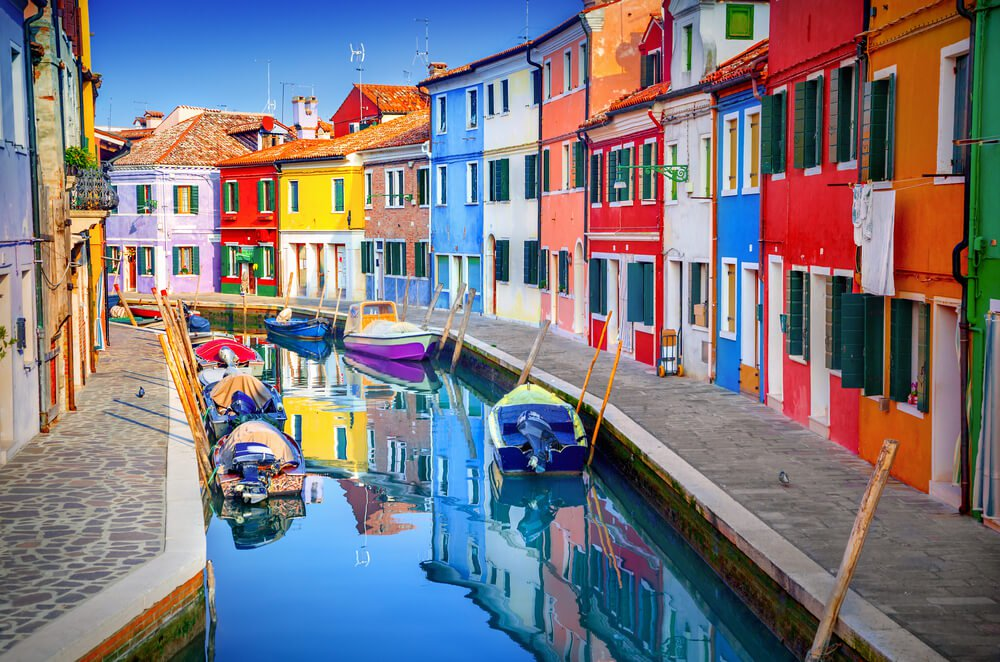
#> input picture colorpic.jpg, 1000 x 662 px, given in place of the camera
$ python object_detect_tracklivevideo.py
#> lines starting #> are read from the running program, lines starting #| are printed output that depends on the picture; after the words box and inside, x2 and y2 are one past the last pixel; in counts of white or black regions, pixels touching at a corner belong together
import cv2
import numpy as np
def nothing(x):
    pass
cap = cv2.VideoCapture(0);
cv2.namedWindow("Tracking")
cv2.createTrackbar("LowerHue", "Tracking" , 0 , 255 , nothing)
#> slider 'LowerHue' is set to 51
cv2.createTrackbar("Lowersat","Tracking", 0 , 255 ,nothing)
#> slider 'Lowersat' is set to 51
cv2.createTrackbar("Lowervalue", "Tracking", 0 , 255 , nothing)
#> slider 'Lowervalue' is set to 51
cv2.createTrackbar("upperHue","Tracking", 255 , 255 , nothing)
cv2.createTrackbar("upperrsat", "Tracking", 255 , 255 , nothing)
cv2.createTrackbar("uppervalue", "Tracking", 255, 255, nothing)
while True:
    #frame = cv2.imread("smarties.png")
    #open video
    _,frame = cap.read()
#> frame is the input picture: shape (662, 1000, 3); mean B, G, R 127.2, 120.1, 124.8
    #convert image from BGR to HSV
    hsv = cv2.cvtColor(frame,cv2.COLOR_BGR2HSV)
#> hsv: shape (662, 1000, 3); mean H, S, V 79.1, 119.9, 163.6
    #Get trackbar position
    l_h = cv2.getTrackbarPos("LowerHue", "Tracking")
    l_s = cv2.getTrackbarPos("Lowersat", "Tracking")
    l_v = cv2.getTrackbarPos("Lowervalue","Tracking")

    u_h = cv2.getTrackbarPos("upperHue", "Tracking")
    u_s = cv2.getTrackbarPos("upperrsat", "Tracking")
    u_v = cv2.getTrackbarPos("uppervalue", "Tracking")

    # find the lower blue color value
    l_b = np.array((l_h,l_s,l_v))
    u_b = np.array((u_h,u_s,u_v))
    #image threshold
    mask = cv2.inRange(hsv,l_b,u_b)
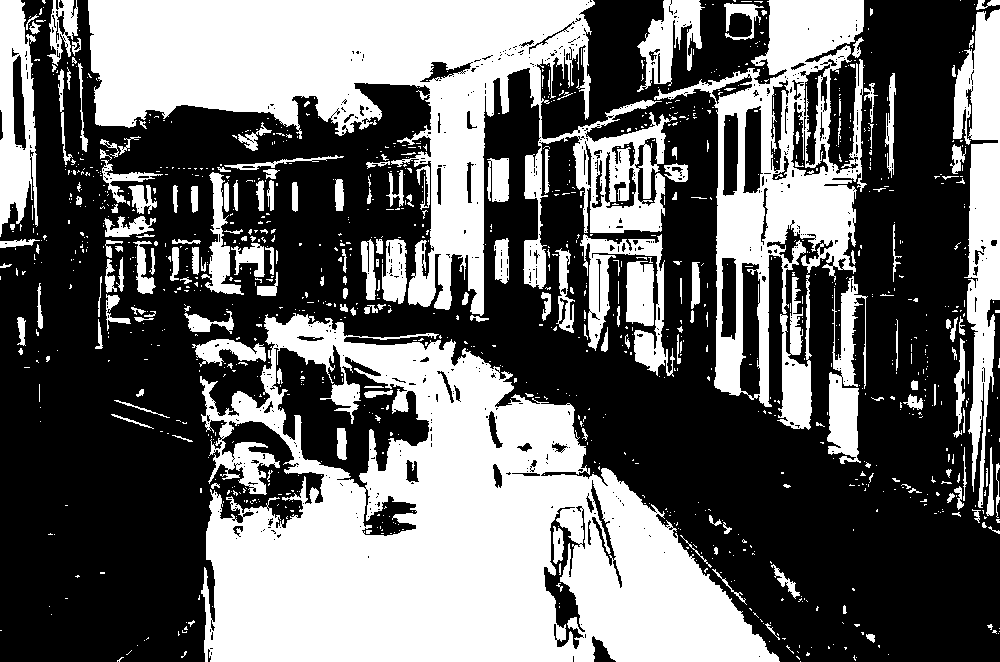
#> mask: shape (662, 1000); 41.3% white; 1164 white regions (970 under 20 px), largest, box (x1, y1, x2, y2) and area: (200, 313, 780, 662) 111443, (88, 0, 677, 316) 70266, (654, 0, 867, 407) 27921

    res = cv2. bitwise_and(frame,frame,mask=mask)
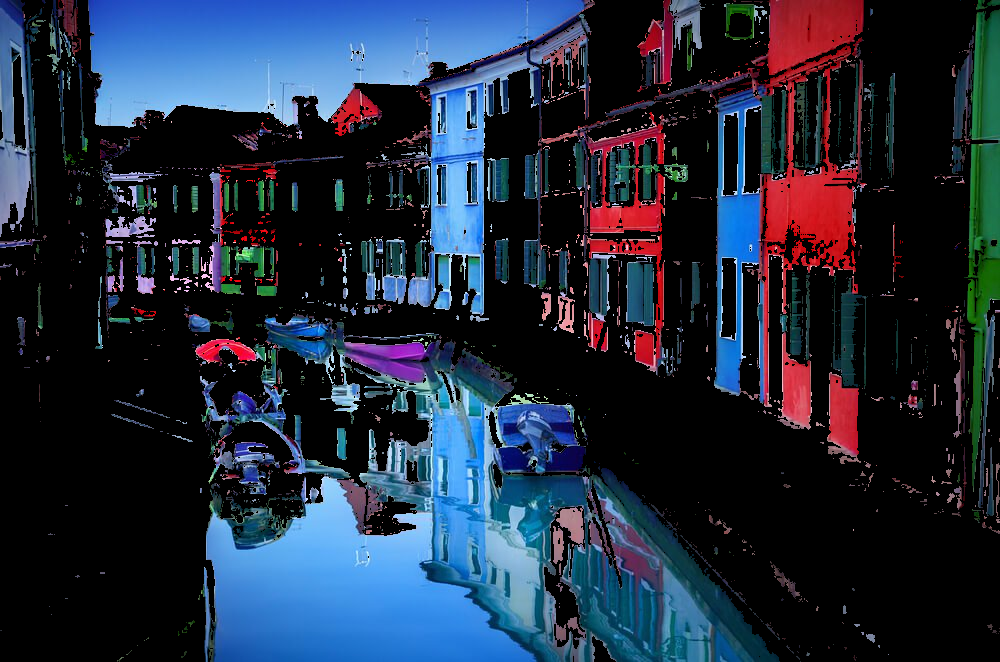
#> res: shape (662, 1000, 3); mean B, G, R 61.2, 43.7, 33.2

    cv2.imshow("frame",frame)
    cv2.imshow("mask", mask)
    cv2.imshow("reuslt", res)
    key = cv2.waitKey(1) & 0xFF
#> (key Esc is pressed here)
    if key == 27:
        break
cap.release()
cv2.destroyAllWindows()

$ run again, on apple.jpg
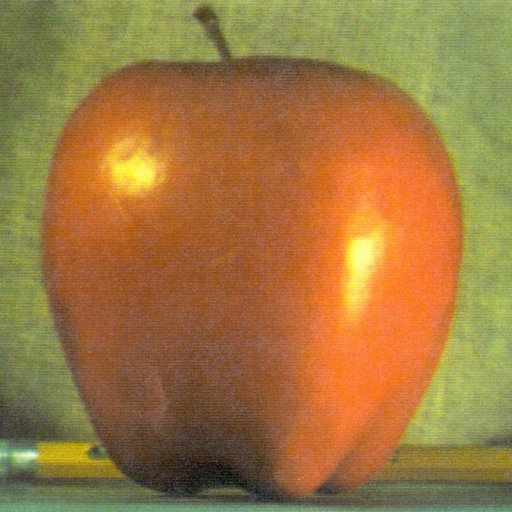
#> input picture apple.jpg, 512 x 512 px, given in place of the camera
#> frame is the input picture: shape (512, 512, 3); mean B, G, R 64.8, 119.7, 159.1
#> hsv: shape (512, 512, 3); mean H, S, V 21.7, 145.4, 163
#> `mask = cv2.inRange(hsv,l_b,u_b)`:
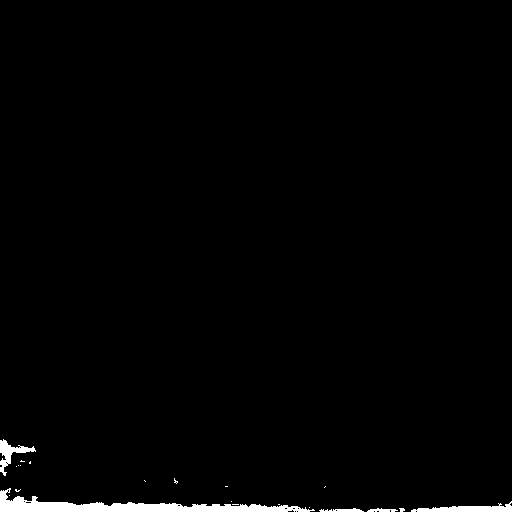
#> mask: shape (512, 512); 1.5% white; 21 white regions (16 under 20 px), largest, box (x1, y1, x2, y2) and area: (0, 488, 315, 512) 2623, (411, 501, 512, 512) 540, (0, 439, 36, 476) 400, (319, 508, 364, 512) 116, (367, 508, 398, 512) 82

$ run again, on baboon.jpg
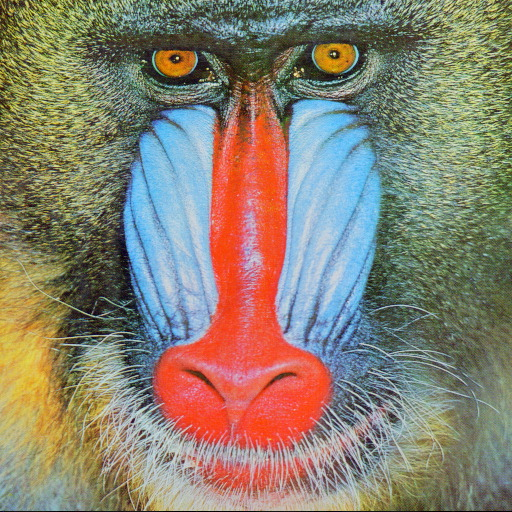
#> input picture baboon.jpg, 512 x 512 px, given in place of the camera
#> frame is the input picture: shape (512, 512, 3); mean B, G, R 112.9, 129.1, 137.1
#> hsv: shape (512, 512, 3); mean H, S, V 58.3, 93.4, 158.1
#> `mask = cv2.inRange(hsv,l_b,u_b)`:
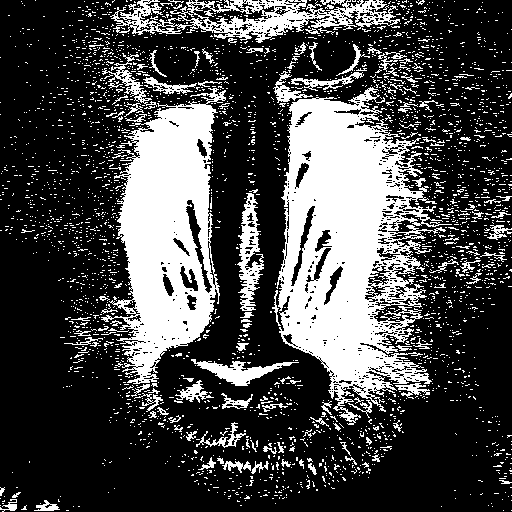
#> mask: shape (512, 512); 28.2% white; 3047 white regions (2912 under 20 px), largest, box (x1, y1, x2, y2) and area: (276, 87, 452, 425) 30106, (101, 88, 226, 384) 19364, (110, 0, 400, 43) 4925
#> `res = cv2. bitwise_and(frame,frame,mask=mask)`:
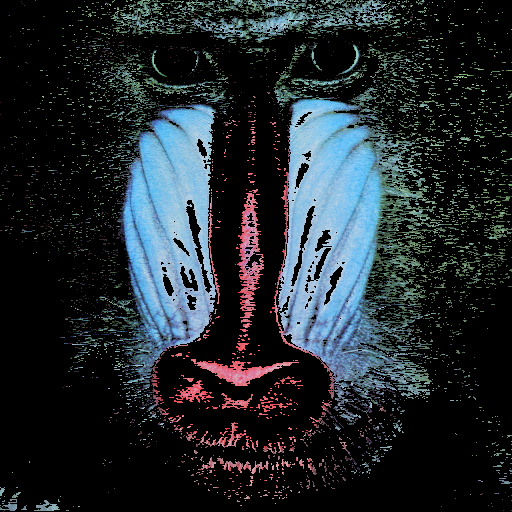
#> res: shape (512, 512, 3); mean B, G, R 45.8, 41, 33.4
